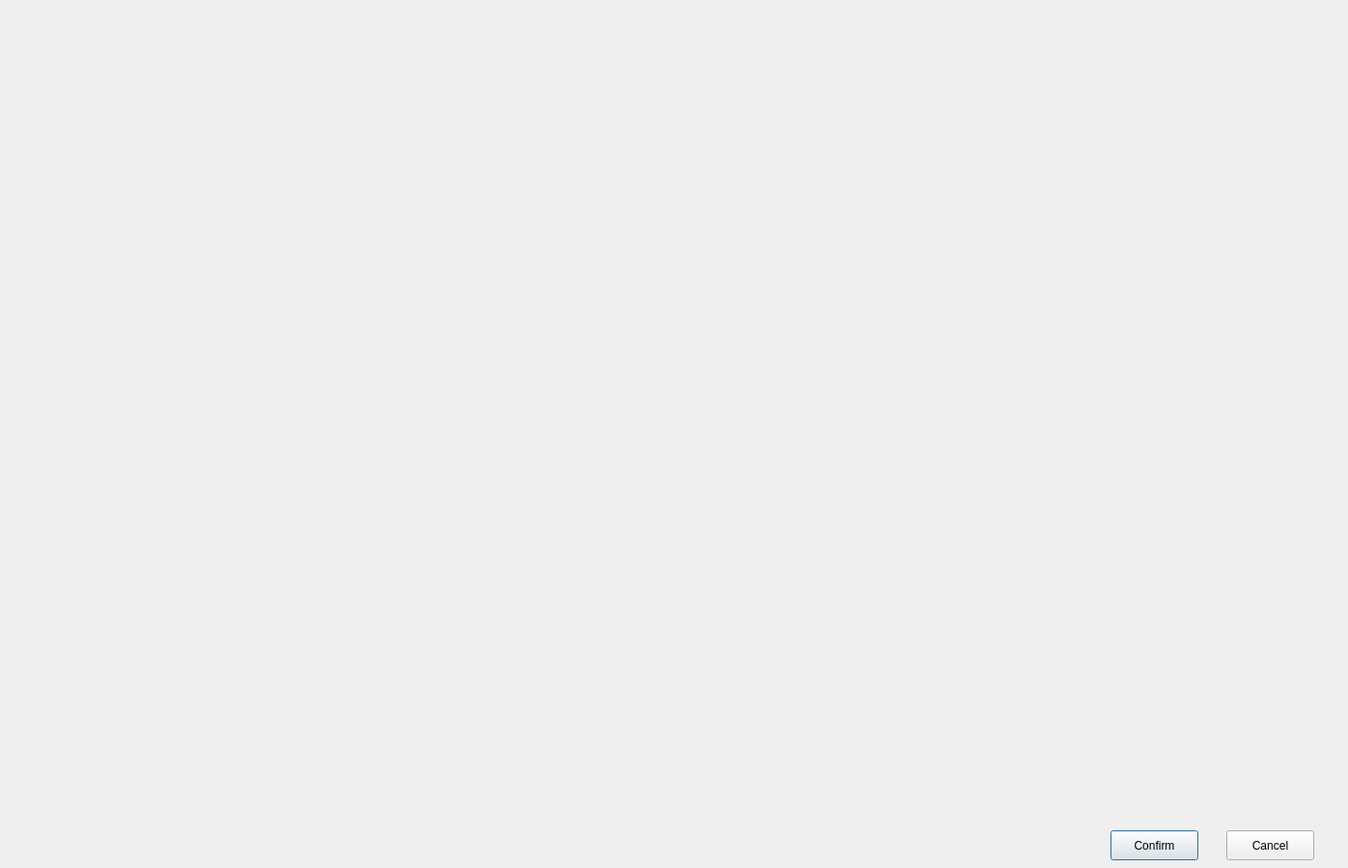
<?xml version="1.0" encoding="UTF-8"?>
<ui version="4.0">
 <class>Dialog</class>
 <widget class="QDialog" name="Dialog">
  <property name="geometry">
   <rect>
    <x>0</x>
    <y>0</y>
    <width>1396</width>
    <height>899</height>
   </rect>
  </property>
  <property name="windowTitle">
   <string>Dialog</string>
  </property>
  <widget class="QLabel" name="imageLabel">
   <property name="geometry">
    <rect>
     <x>10</x>
     <y>10</y>
     <width>1381</width>
     <height>841</height>
    </rect>
   </property>
   <property name="text">
    <string/>
   </property>
   <property name="alignment">
    <set>Qt::AlignCenter</set>
   </property>
  </widget>
  <widget class="QPushButton" name="confirmButton">
   <property name="geometry">
    <rect>
     <x>1150</x>
     <y>860</y>
     <width>91</width>
     <height>31</height>
    </rect>
   </property>
   <property name="text">
    <string>Confirm</string>
   </property>
  </widget>
  <widget class="QPushButton" name="cancelButton">
   <property name="geometry">
    <rect>
     <x>1270</x>
     <y>860</y>
     <width>91</width>
     <height>31</height>
    </rect>
   </property>
   <property name="text">
    <string>Cancel</string>
   </property>
  </widget>
 </widget>
 <resources/>
 <connections>
  <connection>
   <sender>confirmButton</sender>
   <signal>clicked()</signal>
   <receiver>Dialog</receiver>
   <slot>confirm_clicked()</slot>
   <hints>
    <hint type="sourcelabel">
     <x>1186</x>
     <y>880</y>
    </hint>
    <hint type="destinationlabel">
     <x>1082</x>
     <y>879</y>
    </hint>
   </hints>
  </connection>
  <connection>
   <sender>cancelButton</sender>
   <signal>clicked()</signal>
   <receiver>Dialog</receiver>
   <slot>cancel_clicked()</slot>
   <hints>
    <hint type="sourcelabel">
     <x>1321</x>
     <y>876</y>
    </hint>
    <hint type="destinationlabel">
     <x>1384</x>
     <y>878</y>
    </hint>
   </hints>
  </connection>
 </connections>
 <slots>
  <slot>confirm_clicked()</slot>
  <slot>cancel_clicked()</slot>
 </slots>
</ui>
